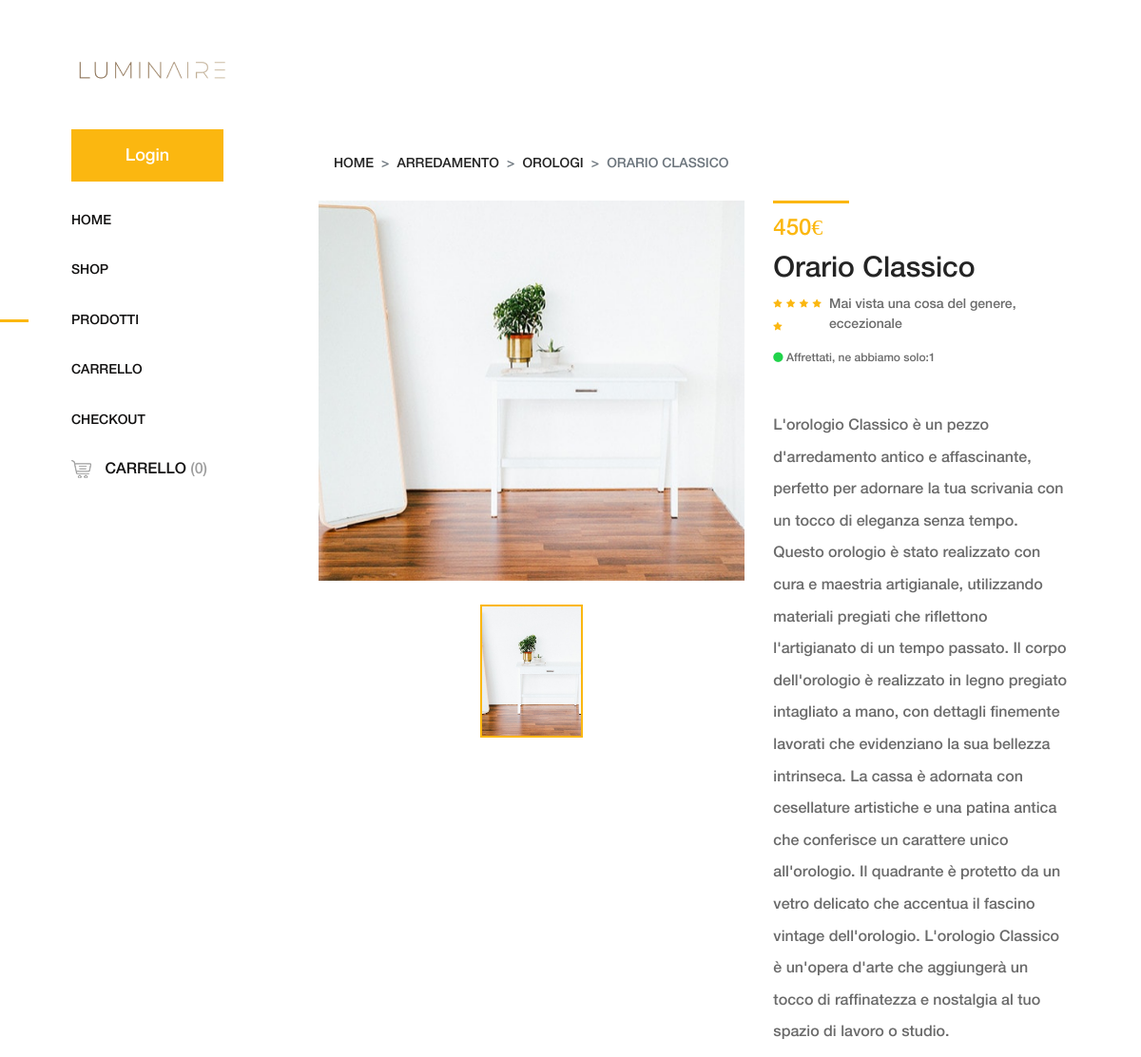
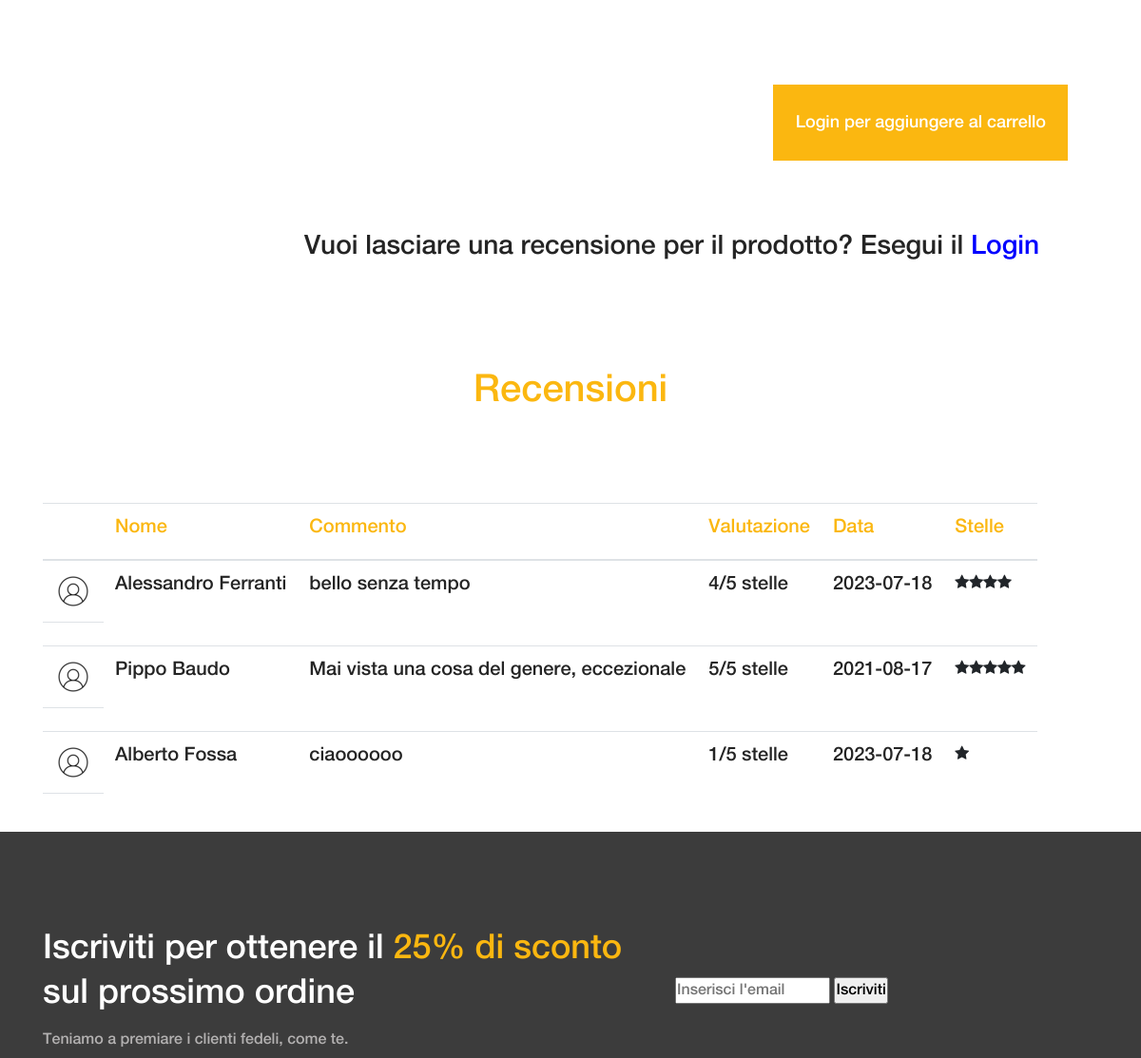
The app's page /Progetto-mokup/amado-master/Orologio.php (upper part), older data (2 pictures, top to bottom).
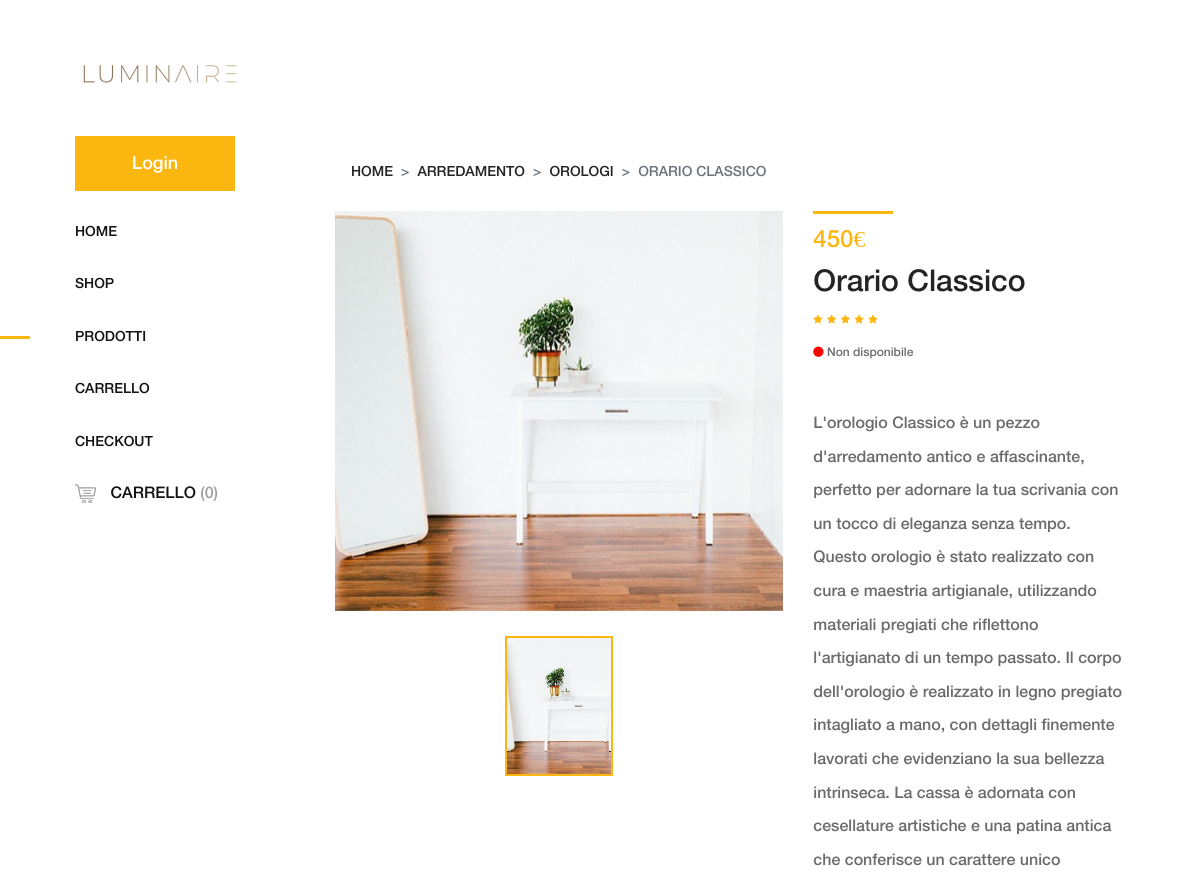
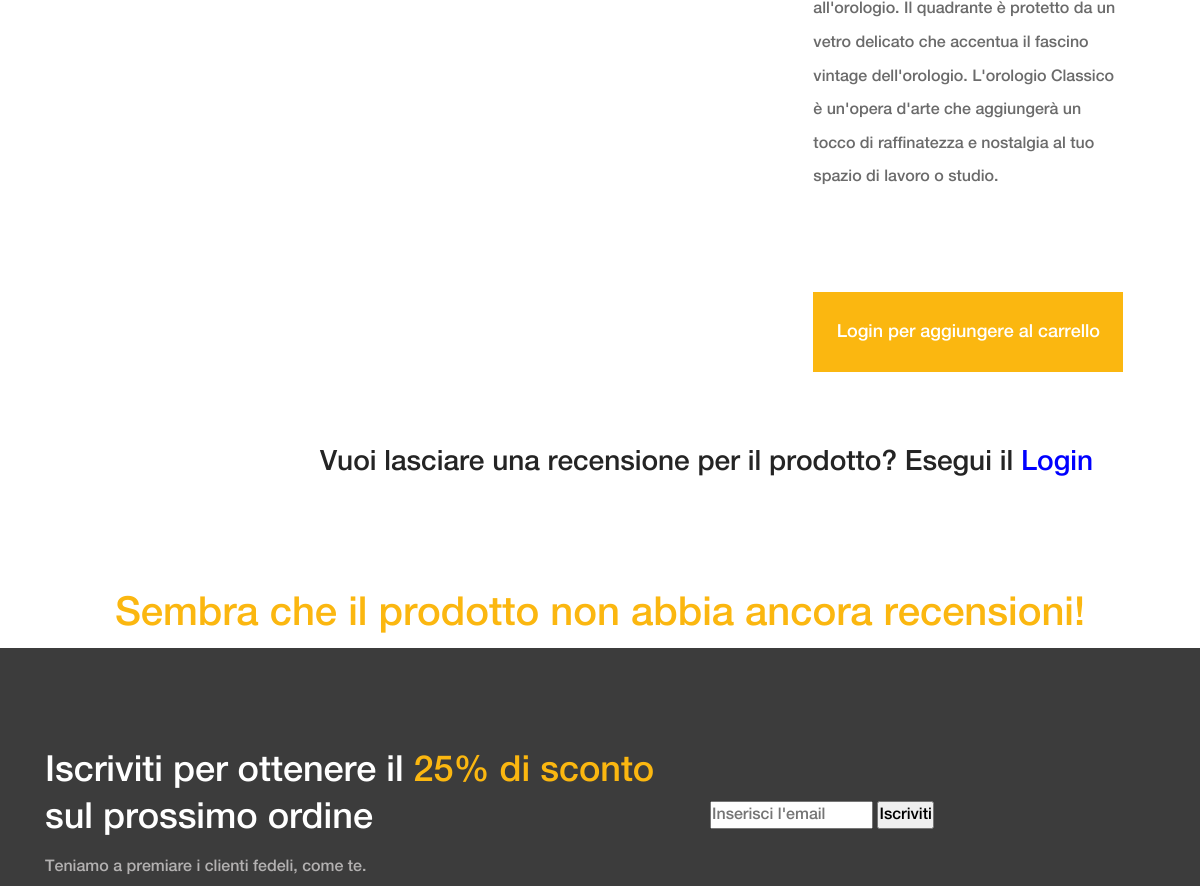
The same page, newer data (2 pictures, top to bottom).
### tables this page shows
CREATE TABLE IF NOT EXISTS `ProdottiInVendita` (
  `idProdotto` INT NOT NULL AUTO_INCREMENT,
  `NomeProdotto` VARCHAR(45) NULL,
  `Prezzo` FLOAT NULL,
  `CasaProduttrice` INT NULL,
  `Reparti_idReparto` INT NOT NULL,
  `Magazzino_idMagazzino` INT NOT NULL,
  `Quantità` INT NULL,
  PRIMARY KEY (`idProdotto`),
  INDEX `fk_ProdottiInVendita_Reparti1_idx` (`Reparti_idReparto` ASC),
  INDEX `fk_ProdottiInVendita_Magazzino1_idx` (`Magazzino_idMagazzino` ASC),
  CONSTRAINT `fk_ProdottiInVendita_Reparti1`
    FOREIGN KEY (`Reparti_idReparto`)
    REFERENCES `Reparti` (`idReparto`)
    ON DELETE NO ACTION
    ON UPDATE NO ACTION,
  CONSTRAINT `fk_ProdottiInVendita_Magazzino1`
    FOREIGN KEY (`Magazzino_idMagazzino`)
    REFERENCES `Magazzino` (`idMagazzino`)
    ON DELETE NO ACTION
    ON UPDATE NO ACTION);

CREATE TABLE IF NOT EXISTS `Recensioni` (
  `Utenti_idUtenti` INT NOT NULL,
  `ProdottiInVendita_idProdotto` INT NOT NULL,
  `Data` DATE NULL,
  `Valutazione` INT NULL,
  `Commento` VARCHAR(1000) NULL,
  PRIMARY KEY (`Utenti_idUtenti`, `ProdottiInVendita_idProdotto`),
  INDEX `fk_Recensiscono_ProdottiInVendita1_idx` (`ProdottiInVendita_idProdotto` ASC),
  CONSTRAINT `fk_Recensiscono_Utenti`
    FOREIGN KEY (`Utenti_idUtenti`)
    REFERENCES `Utenti` (`idUtenti`)
    ON DELETE NO ACTION
    ON UPDATE NO ACTION,
  CONSTRAINT `fk_Recensiscono_ProdottiInVendita1`
    FOREIGN KEY (`ProdottiInVendita_idProdotto`)
    REFERENCES `ProdottiInVendita` (`idProdotto`)
    ON DELETE NO ACTION
    ON UPDATE NO ACTION);

CREATE TABLE IF NOT EXISTS `Utenti` (
  `idUtenti` INT NOT NULL AUTO_INCREMENT,
  `Nome` VARCHAR(45) NULL,
  `Cognome` VARCHAR(45) NULL,
  `Username` VARCHAR(45) NULL,
  `Email` VARCHAR(45) NULL,
  `DataDiNascita` DATE NULL,
  `Password` VARCHAR(45) NULL,
  PRIMARY KEY (`idUtenti`));

### Progetto-mokup/amado-master/recensioni.php (the view, shortened to what this page needs)
<?php
$conn = openconnection();
$sql = "SELECT * FROM Recensioni WHERE ProdottiInVendita_idProdotto=$id_db";
$result = $conn->query($sql);
$recensioni = array();
while ($row = $result->fetch_assoc()) {
  $autore = $row['Utenti_idUtenti'];
  $prodotto = $row['ProdottiInVendita_idProdotto'];
  $data = $row['Data'];
  $valutazione = $row['Valutazione'];
  $commento=$row['Commento'];
  $elemento = array(
    'autore' => $autore,
    'prodotto' => $prodotto,
    'data' => $data,
    'valutazione' => $valutazione,
    'commento' => $commento
  );
  $recensioni[$autore] = $elemento;
}
if(count(array_keys($recensioni))==0){
  echo "<div class='container'>
    <h1><span style='color: #fbb710;''>Sembra che il prodotto non abbia ancora recensioni!</span><h1>
</div>";
}else{
  echo "<div class='container'>
    <h1><span style='color: #fbb710;''>Recensioni</span><h1>
</div> <br><br><br><br><br><br>";
}
if(count(array_keys($recensioni))!=0){
?>
<div class="container">
  <table class="table table-responsive">
    <thead>
        <tr>
            <th>    </th>
            <th><h5><span style="color: #fbb710;">Nome</span></h5></th>
            <th><h5><span style="color: #fbb710;">Commento</span></h5></th>
            <th><h5><span style="color: #fbb710;">Valutazione</span></h5></th>
            <th><h5><span style="color: #fbb710;">Data</span></h5></th>
            <th><h5><span style="color: #fbb710;">Stelle</span></h5></th>
        </tr>
    </thead>
    <tbody>
  <?php
foreach ($recensioni as $rec=> $elemento){
  $conn = openconnection();
  $sql = "SELECT Nome, Cognome FROM Utenti WHERE idUtenti=".$elemento['autore'];
  $result = $conn->query($sql);
  $row = $result->fetch_assoc();
  $nome = $row['Nome'];
  $cognome = $row['Cognome'];
  $nomeCompleto=$nome." ".$cognome;
  ?>
  <tr>
      <td>
        <img src="img/core-img/utente.png" alt="Utente">
      </td>
      <td>
        <?php echo'<h5>'. $nomeCompleto.' </h5>';  ?>
      </td>
      <td><?php  echo'<h5>'. $elemento['commento'].' </h5>'; ?></td>
      <td><?php  echo'<h5>'. $elemento['valutazione']."/5 stelle".' </h5>'; ?></td>
      <td>  <?php  echo'<h5>'. $elemento['data'].' </h5>'; ?></td>
      <td>  <div class="product-description d-flex align-items-center justify-content-between">
          <div class="product-meta-data">
            <div class="ratings-review mb-15 d-flex align-items-center justify-content-between">
                <div class="ratings">
              <?php
              for($i=0;$i<$elemento['valutazione'];$i++){
                echo '<i class="fa fa-star" aria-hidden="true"></i>';
              };?>
              </div>
            </div>
          </div>
      </div></td>
  </tr>
  <tr>
    <td></td>
  </tr>
<?php
};?>
</tbody>
</table>
</div>
<?php }; ?>
<!DOCTYPE html>
<html lang="en" dir="ltr">
  <head>
  </head>
  <body>
  </body>
</html>

### Progetto-mokup/amado-master/Orologio.php (shortened to what this page needs)
<?php
require_once 'Function_utility.php';
  $id_db=6;
 ?>
<!DOCTYPE html>
<html lang="en">
<head>
    <link rel="stylesheet" href="css/core-style.css">
    <link rel="stylesheet" href="style.css">
</head>
<body>
    <div class="main-content-wrapper d-flex clearfix">
        <?php
         include 'header.php'; ?>
        <div class="single-product-area section-padding-100 clearfix">
            <div class="container-fluid">
                <div class="row">
                    <div class="col-12">
                        <nav aria-label="breadcrumb">
                            <ol class="breadcrumb mt-50">
                                <li class="breadcrumb-item"><a href="index.php">Home</a></li>
                                <li class="breadcrumb-item"><a href="#">Arredamento</a></li>
                                <li class="breadcrumb-item"><a href="#">Orologi</a></li>
                                <li class="breadcrumb-item active" aria-current="page">Orario Classico</li>
                            </ol>
                        </nav>
                    </div>
                </div>
                <div class="row">
                    <div class="col-12 col-lg-7">
                        <div class="single_product_thumb">
                            <div id="product_details_slider" class="carousel slide" data-ride="carousel">
                                <ol class="carousel-indicators">
                                    <li class="active" data-target="#product_details_slider" data-slide-to="0" style="background-image: url(img/product-img/6.jpg);">
                                    </li>
                                </ol>
                                <div class="carousel-inner">
                                    <div class="carousel-item active">
                                        <a class="gallery_img" href="img/product-img/6.jpg">
                                            <img class="d-block w-100" src="img/product-img/6.jpg" alt="First slide">
                                        </a>
                                    </div>
                                    </div>
                                </div>
                            </div>
                        </div>
                    <div class="col-12 col-lg-5">
                        <div class="single_product_desc">
                            <div class="product-meta-data">
                                <div class="line"></div>
                                <p class="product-price">450€</p>
                                <a href="product-details.html">
                                    <h6>Orario Classico</h6>
                                </a>
                                <div class="ratings-review mb-15 d-flex align-items-center justify-content-between">
                                    <div class="ratings">
                                        <i class="fa fa-star" aria-hidden="true"></i>
                                        <i class="fa fa-star" aria-hidden="true"></i>
                                        <i class="fa fa-star" aria-hidden="true"></i>
                                        <i class="fa fa-star" aria-hidden="true"></i>
                                        <i class="fa fa-star" aria-hidden="true"></i>
                                    </div>
                                    <div class="review">
                                        <a href="sedia_bianca.html"><?php $conn = openconnection();
                                        $sql = "SELECT Commento FROM Recensioni WHERE ProdottiInVendita_idProdotto=$id_db && valutazione = (SELECT MAX(valutazione)FROM recensioni WHERE ProdottiInVendita_idProdotto=$id_db)";
                                        $result = $conn->query($sql);
                                        $row = $result->fetch_assoc();
                                        if($row!=null){
                                          $migliorCommento = $row['Commento'];
                                            echo "$migliorCommento";
                                        }
                                      ?></a>
                                    </div>
                                </div>
                                <?php
                                check_availability(6);
                                   ?>
                            </div>
                            <div class="short_overview my-5">
                                <p>L'orologio Classico è un pezzo d'arredamento antico e affascinante, perfetto per adornare la tua scrivania con un tocco di eleganza senza tempo. Questo orologio è stato realizzato con cura e maestria artigianale, utilizzando materiali pregiati che riflettono l'artigianato di un tempo passato. Il corpo dell'orologio è realizzato in legno pregiato intagliato a mano, con dettagli finemente lavorati che evidenziano la sua bellezza intrinseca. La cassa è adornata con cesellature artistiche e una patina antica che conferisce un carattere unico all'orologio. Il quadrante è protetto da un vetro delicato che accentua il fascino vintage dell'orologio. L'orologio Classico è un'opera d'arte che aggiungerà un tocco di raffinatezza e nostalgia al tuo spazio di lavoro o studio.</p>
                            </div>
                            <?php $_SESSION["id_prod"] = ADD_TO_CART(6) ?>
                        </div>
                    </div>
                </div>
            </div>
            <?php
            include 'lascia_recensione.php';?>
        </div>
        <?php
        $id_db=6;
        include 'recensioni.php';
         ?>
    </div>
    <?php include "newsletter.php"; ?>
    <?php include 'footer.php'; ?>
</body>
</html>

### Progetto-mokup/amado-master/header.php (shortened to what this page needs)
<?php
require_once 'Function_utility.php';
    ?>
<!DOCTYPE html>
<html lang="en" dir="ltr">
  <head>
  </head>
  <body>
    <header class="header-area clearfix">
        <?php
        if (check_login()==TRUE)
        {
           include 'nav_loggato.php';
        }
        else
        {
           include 'nav.php';
        }
         ?>
    </header>
  </body>
</html>

### Progetto-mokup/amado-master/nav.php
<div>
    <a href="index.php"><img src="img/core-img/logopic.png" alt="" width = "300" height = "183"></a><br> <br><br>
</div>
<nav class="amado-nav">
    <a href="login_section/login.php" class="btn amado-btn mb-15">Login</a>
    <ul>
        <li><a href="index.php">Home</a></li>
        <li><a href="shop.php">Shop</a></li>
        <li class="active"><a href="product-details.html">Prodotti</a></li>
        <li><a href="cart.php">Carrello</a></li>
        <li><a href="checkout.html">Checkout</a></li>
    </ul>
</nav>
<div class="cart-fav-search mb-100">
    <a href="cart.php" class="cart-nav"><img src="img/core-img/cart.png" alt=""> Carrello <span>(0)</span></a>
</div>

### Progetto-mokup/amado-master/Function_utility.php (shortened to what this page needs)
<?php
  function check_availability($n)
  {
    $conn = openconnection();
    $sql = "SELECT Quantità FROM ProdottiInVendita p WHERE p.idProdotto=$n";
    $result = $conn->query($sql);
    $row = $result->fetch_assoc();
    $quant=$row['Quantità'];
      if($quant>0 && $quant<4){
          echo'<p class="avaibility"><i class="fa fa-circle"></i> Affrettati, ne abbiamo solo:' . $quant .' </p>';
      }
      elseif ($quant==0) {
          echo '<p class="avaibility"><i class="fa fa-circle" style="color:red"></i>  Non disponibile </p>';
      }
      else {
        echo '<p class="avaibility"><i class="fa fa-circle"></i>  Ne rimangono: ' . $quant . '</p>';
      }
      return;
  }
  function ADD_TO_CART($n)
  {
    $conn = openconnection();
    $sql = "SELECT Quantità FROM ProdottiInVendita p WHERE p.idProdotto=$n";
    $result = $conn->query($sql);
    $row = $result->fetch_assoc();
    $quant=$row['Quantità'];
    if (check_login() == TRUE && $quant>0) {
        echo '
        <form class="cart clearfix" method="POST" action="indexpaginaprotetta.php">
            <button type="submit" id="button_add_to_cart" value="5" class="btn amado-btn" name="set_provenience">Aggiungi al carrello</button>
        </form>';
        return $n;
    }
    elseif(check_login() == TRUE && $quant==0){
      echo '<form class="cart clearfix" method="post" >
          <div class="cart-btn d-flex mb-50">
          </div>
          <button type="submit" name="addtocart" value="5" class="btn amado-btn">Non disponibile, tornerà presto!</button>
      </form>';
    }
    else{
      echo '<form class="cart clearfix" method="post" action=login_section/login.php>
          <div class="cart-btn d-flex mb-50">
          </div>
          <button type="submit" name="addtocart" value="5" class="btn amado-btn">Login per aggiungere al carrello</button>
      </form>';
    }
  }
 ?>

### Progetto-mokup/amado-master/lascia_recensione.php (shortened to what this page needs)
<br><br><br>
<form method="POST">
 <?php
 if (isset($_SESSION['Username_utente'])) {
     $user_id = $_SESSION['Username_utente'];
     echo "<h3>Lascia una recensione per questo prodotto!</h3>";
     echo "<input type='hidden' name='user_id' value='$user_id'>";
     echo "<input type='hidden' name='prod_id' value='$id_db'>";
     echo "<input type='hidden' name='date' value='" . date('m-d-Y') . "'>";
 } else {
echo "<h3>Vuoi lasciare una recensione per il prodotto? Esegui il <span onclick=\"window.location.href = 'login_section/login.php';\" style=\"cursor: pointer; color:blue;\">Login</span></h3>"; }
 ?>

### Progetto-mokup/amado-master/newsletter.php (shortened to what this page needs)
<!DOCTYPE html>
<html lang="en" dir="ltr">
  <head>
  </head>
  <body>
    <section class="newsletter-area section-padding-100-0">
        <div class="container">
            <div class="row align-items-center">
                <div class="col-12 col-lg-6 col-xl-7">
                    <div class="newsletter-text mb-100">
                      <h2>Iscriviti per ottenere il <span>25% di sconto</span> sul prossimo ordine</h2>
                      <p>Teniamo a premiare i clienti fedeli, come te.</p>
                    </div>
                </div>
                <div class="col-12 col-lg-6 col-xl-5">
                    <div class="newsletter-form mb-100">
                        <form action="login_section/Register.html" method="post">
                            <input type="email" name="email" class="nl-email" placeholder="Inserisci l'email">
                            <input type="submit" value="Iscriviti">
                        </form>
                    </div>
                </div>
            </div>
        </div>
    </section>
  </body>
</html>

### Progetto-mokup/amado-master/footer.php (shortened to what this page needs)
<!DOCTYPE html>
<html lang="en" dir="ltr">
  <head>
  </head>
  <body>
  </body>
</html>

### Progetto-mokup/amado-master/recensioni.php (style rules this page uses)
.container { display: flex; justify-content: center; }

Row changes from the older to the newer data that the page shows:
removed prodottiinvendita: Quantità "1"
removed recensioni: Utenti_idUtenti.Cognome "Alessandro Ferranti", Commento "bello senza tempo", Valutazione "4", Data "2023-07-18"
removed recensioni: Utenti_idUtenti.Cognome "Pippo Baudo", Commento "Mai vista una cosa del genere, eccezionale", Valutazione "5", Data "2021-08-17"
removed recensioni: Utenti_idUtenti.Cognome "Alberto Fossa", Commento "ciaoooooo", Valutazione "1", Data "2023-07-18"
Text that changed along with them:
$migliorCommento: "Mai vista una cosa del genere, eccezionale" → (not shown)
text no longer shown: "Affrettati, ne abbiamo solo: Recensioni Nome Commento Valutazione Data Stelle"
text now shown: "Non disponibile Sembra che il prodotto non abbia ancora recensioni!"
